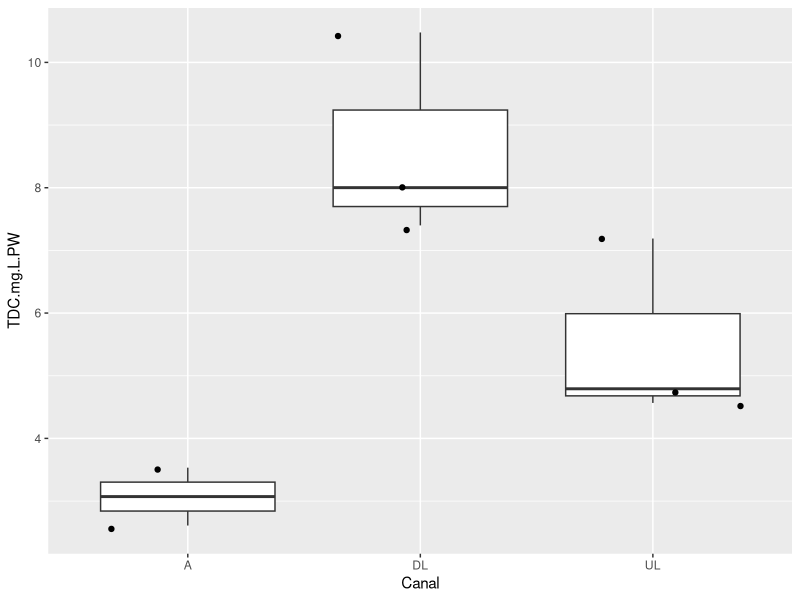

Here is the R script that generated this plot: (Note: this script raises an error after producing the figure.)
## Brehob revisions - Kruskal Wallis statistical tests on Environmental Data

#######################
## Import packages
#######################
lapply(c("plyr","dplyr","ggplot2","cowplot",
         "lubridate","tidyverse","FSA"), require, character.only=T)

#Read in data
df<-read.csv("AllVar_byCanal_Event_Recompiled.csv", header = T)
View(df)

#Make Canal and Event factors
df$Event<-as.factor(df$Event)
df$Canal<-as.factor(df$Canal)

#Select non-biomass
colnames(df)
envt_var <- df %>% dplyr::select(Canal, Event,
                                 SpC..uS.cm.:TDN.ug.L.SW, PAR.30da:Light_ext_coeff)


# Function to use lapply across columns
kruskal_all_columns_lapply <- function(data, group_var) {
  group_var <- as.character(substitute(group_var))
  
  # Get numeric columns
  numeric_cols <- names(data)[sapply(data, is.numeric)]
  numeric_cols <- setdiff(numeric_cols, group_var)
  
  # Apply Kruskal-Wallis test to each column
  results <- lapply(numeric_cols, function(col) {
    formula <- as.formula(paste(col, "~", group_var))
    kruskal.test(formula, data = data)
  })
  
  # Name the results
  names(results) <- numeric_cols
  
  return(results)
}

# Kruskal Wallis test across Canals
kruskal_results_by_canal <- kruskal_all_columns_lapply(envt_var, Canal)

# Print all results
ldply(lapply(kruskal_results_by_canal, function(x) {
  cat("\nVariable:", x$data.name, "\n")
  cat("Chi-squared =", round(x$statistic, 3), 
      ", df =", x$parameter, 
      ", p-value =", format.pval(x$p.value, digits = 3), "\n")
}), data.frame)



# Kruskal Wallis test across Events
kruskal_results_by_event <- kruskal_all_columns_lapply(envt_var, Event)

# Print all results
ldply(lapply(kruskal_results_by_event, function(x) {
  cat("\nVariable:", x$data.name, "\n")
  cat("Chi-squared =", round(x$statistic, 3), 
      ", df =", x$parameter, 
      ", p-value =", format.pval(x$p.value, digits = 3), "\n")
}), data.frame)


## Convert to data frame
# Function to convert the list output to a data frame
convert_kruskal_list_to_df <- function(kruskal_list) {
  # Extract information from each test result
  results_df <- data.frame(
    Variable = names(kruskal_list),
    Chi_Squared = sapply(kruskal_list, function(x) round(x$statistic, 4)),
    df = sapply(kruskal_list, function(x) x$parameter),
    p_value = sapply(kruskal_list, function(x) x$p.value),
    Method = sapply(kruskal_list, function(x) x$method),
    stringsAsFactors = FALSE
  )
  
  # Add significance levels
  results_df$Significance <- ifelse(
    results_df$p_value < 0.001, "***",
    ifelse(results_df$p_value < 0.01, "**",
           ifelse(results_df$p_value < 0.05, "*", "ns"))
  )
  
  # Format p-values for readability
  results_df$p_value_formatted <- format.pval(
    results_df$p_value, 
    digits = 3, 
    eps = 0.001
  )
  
  # Add adjusted p-values
  results_df$p_adj_BH <- p.adjust(results_df$p_value, method = "BH")
  
  # Reorder columns for better readability
  results_df <- results_df[, c("Variable", "Chi_Squared", "df",
                               "p_value_formatted", "p_adj_BH",
                               "Significance")]
  
  # Order by p-value (most significant first)
  results_df <- results_df[order(results_df$p_value), ]
  
  # Reset row names
  rownames(results_df) <- NULL
  
  return(results_df)
}


## Create data frames 
KWresults_canal <- convert_kruskal_list_to_df(kruskal_results_by_canal)
KWresults_event <- convert_kruskal_list_to_df(kruskal_results_by_event)

write.csv(KWresults_canal, "EnvtVar_KWresults_Canal.csv")
write.csv(KWresults_event, "EnvtVar_KWresults_Event.csv")

#########################################################
### Use Dunn tests to explore post-hoc variation
#########################################################

#Significant Canal Differences
KWresults_canal[which(KWresults_canal$Significance == "*"),]$Variable
#Porewater TDC
kruskal.test(TDC.mg.L.PW ~ Canal, data = envt_var)
ggplot(envt_var, aes(Canal, TDC.mg.L.PW))+geom_boxplot()+geom_jitter()
dunnTest(TDC.mg.L.PW ~ Canal, data = envt_var, method="bonferroni")

#Significant Event Differences
KWresults_event[which(KWresults_event$Significance == "*"),]$Variable
#run Dunn across multiple columns
posthoc_Dunn <- function(x) {
  dunnTest(x ~ Event, data = envt_var, method="bonferroni")
}
apply(envt_var[,KWresults_event[which(KWresults_event$Significance == "*"),]$Variable], 2,
      function(y) posthoc_Dunn(y))

colnames(envt_var)
# TSS
ggplot(envt_var, aes(Event, TSS_mgmL))+geom_boxplot()+geom_jitter()
mean(envt_var[which(envt_var$Event == "3"),]$TSS_mgmL)/mean(envt_var[which(envt_var$Event == "1"),]$TSS_mgmL) #5-fold increase
envt_var$TSS_mgmL*1000
# Water temp
ggplot(envt_var, aes(Event, Temp.30da))+geom_boxplot()+geom_jitter()
envt_var[,c("Canal","Event","Temp.30da")] %>% group_by(Event) %>% summarise(across(Temp.30da, \(x) mean(x, na.rm = TRUE)))
# PM2.5
ggplot(envt_var, aes(Event, PM.30da))+geom_boxplot()+geom_jitter()
envt_var[,c("Canal","Event","PM.30da")] %>% group_by(Event) %>% summarise(across(PM.30da, \(x) mean(x, na.rm = TRUE)))
# Flow
ggplot(envt_var, aes(Event, Flow.cms.30da))+geom_boxplot()+geom_jitter()
# SpC
ggplot(envt_var, aes(Event, SpC..uS.cm.))+geom_boxplot()+geom_jitter()
# TDC
ggplot(envt_var, aes(Event, TDC.mg.L.SW))+geom_boxplot()+geom_jitter()
envt_var[,c("Canal","Event","TDC.mg.L.SW")] %>% group_by(Event) %>% summarise(across(TDC.mg.L.SW, \(x) mean(x, na.rm = TRUE)))
# o.Phosphate.ug.L.SW
ggplot(envt_var, aes(Event, o.Phosphate.ug.L.SW))+geom_boxplot()+geom_jitter()
envt_var[,c("Canal","Event","o.Phosphate.ug.L.SW")] %>% group_by(Event) %>% summarise(across(o.Phosphate.ug.L.SW, \(x) mean(x, na.rm = TRUE)))

## Create SI figure
sig_event_var <- envt_var %>% dplyr::select(Canal, Event,
                                            KWresults_event[which(KWresults_event$Significance == "*"),]$Variable,
                                            Flow.cms.30da)
sig_event_var <- sig_event_var[,!(names(sig_event_var) %in% "AQI.30da")]

sig_event_var <- sig_event_var %>%
  pivot_longer(cols = SpC..uS.cm.:Flow.cms.30da,
               names_to = "Variable",
               values_to = "Value")

ggplot(sig_event_var, aes(x = Event, y = Value))+
  geom_boxplot()+geom_jitter()+
  facet_wrap(~Variable, scales = "free", nrow = 4)+
  theme_bw()
